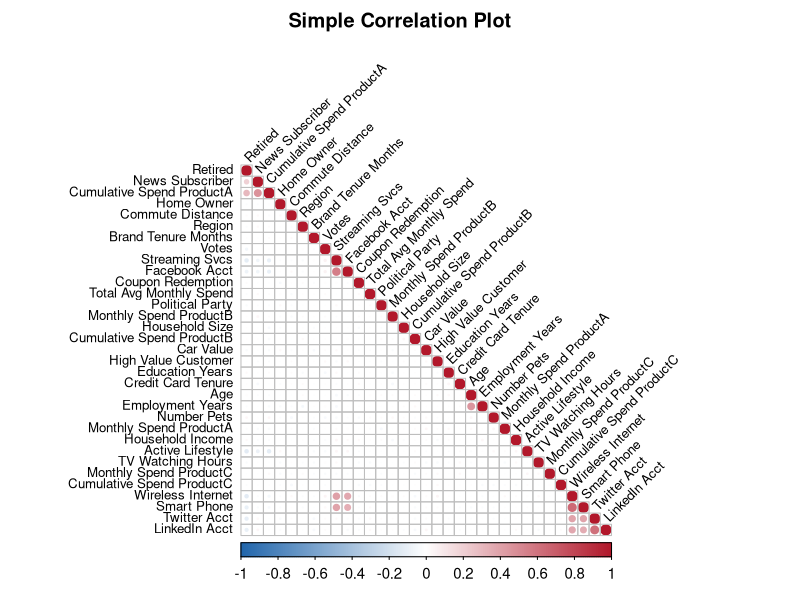

The R script that drew this image:
## ---- chunk 1
knitr::opts_chunk$set(echo = FALSE)
library(readxl)
library(ggplot2)
library(corrplot)
library(car)
customer_data <- read_excel("./outputs/26-04-16-20/customer_data_cleaned.xlsx")

# Convert columns that should be numeric but may be stored as text
numeric_cols <- c(
  "Region", "Age", "Education Years", "Employment Years", "Household Size",
  "Household Income", "Number Pets", "umber Pets", "Home Owner", "Car Value",
  "Commute Distance", "Credit Card Tenure", "TV Watching Hours",
  "Coupon Redemption", "Brand Tenure Months", "Monthly Spend ProductA",
  "Cumulative Spend ProductA", "Monthly Spend ProductB", "Cumulative Spend ProductB",
  "Monthly Spend ProductC", "Cumulative Spend ProductC", "Total Avg Monthly Spend",
  "High Value Customer"
)

numeric_cols <- intersect(numeric_cols, names(customer_data))

safe_numeric <- function(x) {
  as.numeric(gsub("[^0-9.-]", "", as.character(x)))
}

customer_data[numeric_cols] <- lapply(customer_data[numeric_cols], safe_numeric)
theme_set(theme_minimal(base_size = 12))
## ---- chunk 2
head(customer_data)
str(customer_data)
summary(customer_data)
sum(is.na(customer_data))
## ---- chunk 3
num_data <- customer_data[sapply(customer_data, is.numeric)]
corr_mat <- round(cor(num_data, use = "pairwise.complete.obs"), 3)
corr_mat
## ---- chunk 4
# Larger figure and adjusted text sizes to reduce crowding
corrplot(
  corr_mat,
  method = "circle",
  type = "lower",
  order = "hclust",
  tl.col = "black",
  tl.srt = 45,
  tl.cex = 0.8,       # label text size
  cl.cex = 0.9,       # color legend text size
  number.cex = 0.6,   # coefficient text size (if shown)
  addCoef.col = NULL, # hide numeric coefficients to avoid overlap
  col = colorRampPalette(c("#2166ac", "white", "#b2182b"))(200),
  mar = c(0, 0, 2, 0), # a bit more top margin for the title
  title = "Simple Correlation Plot"
)
## ---- chunk 5
# Top correlations with target variable for linear regression selection
target_var <- "Total Avg Monthly Spend"

target_corr <- cor(num_data, use = "pairwise.complete.obs")[, target_var]
target_corr <- target_corr[names(target_corr) != target_var]

top_corr <- data.frame(
  variable = names(target_corr),
  correlation = as.numeric(target_corr),
  abs_correlation = abs(as.numeric(target_corr))
)

top_corr <- top_corr[order(-top_corr$abs_correlation), ]
head(top_corr, 10)
## ---- chunk 6
# Automatic predictor filtering and logistic regression

# In R formulas, spaces cause problems, so this function wraps those names in backticks:
safe_name <- function(x) {
  if (grepl("^[A-Za-z0-9_.]+$", x)) x else paste0("`", x, "`")
}

#Here are the columns I want (Independent Vars)
model_vars <- c(
  "High Value Customer",
  "Total Avg Monthly Spend",
  "Household Income",
  "Age",
  "Household Size",
  "Home Owner",
  "Credit Card Tenure",
  "Brand Tenure Months",
  "Coupon Redemption",
  "Streaming Svcs",
  "Smart Phone",
  "Wireless Internet"
)
# Copy rows into new smaller dataframe
mod_data <- customer_data[ , model_vars]

# 3) Perfect separation checks
# This is one of the most important parts.
# 
# What is perfect separation?
# 
# It means one predictor can almost perfectly split the outcome.
# 
# Example:
# 
# everyone with X > 100 is a high-value customer
# everyone with X <= 100 is not
# 
# That sounds great, but in logistic regression it actually causes problems:
# 
# coefficients blow up
# model becomes unstable
# standard errors get weird
# 
# So the code searches for variables that separate 0s and 1s too perfectly, then drops them.
# 
# That’s why your output said:
# 
# Dropping perfect/separating vars: Total Avg Monthly Spend
# 
# That means this variable was almost too good at identifying the outcome.
sep_vars <- character()
for (nm in setdiff(names(mod_data), "High Value Customer")){
  x <- mod_data[[nm]]
  if (is.numeric(x)){
    a0 <- x[mod_data$`High Value Customer`==0]
    a1 <- x[mod_data$`High Value Customer`==1]
    if (length(na.omit(a0))>0 && length(na.omit(a1))>0){
      if (max(a0, na.rm=TRUE) < min(a1, na.rm=TRUE) || max(a1, na.rm=TRUE) < min(a0, na.rm=TRUE)){
        sep_vars <- c(sep_vars, nm)
      }
    }
  } else {
    tbl <- table(x, mod_data$`High Value Customer`)
    if (nrow(tbl)>0 && any(apply(tbl,1,function(r) r[1]==0 || r[2]==0))) sep_vars <- c(sep_vars, nm)
  }
}
if (length(sep_vars)>0){ cat("Dropping perfect/separating vars:", paste(unique(sep_vars), collapse=", "), "\n"); mod_data <- mod_data[ , !(names(mod_data) %in% sep_vars), drop=FALSE] }

# 4) High pairwise correlation among numerics (>0.9): drop the lower-variance member
# This checks for multicollinearity.
# 
# That means:
# 
# two predictors are telling almost the same story
# 
# Example:
# 
# Credit Card Tenure and Brand Tenure Months might move together a lot
# 
# If two variables correlate above 0.9, the code drops one of them.
# Because highly correlated predictors can:
# 
# make coefficients unstable
# inflate standard errors
# make interpretation messy
# 
# The code keeps the one with higher variance and drops the other.
# 
# That’s why your output said:
# 
# Dropping highly correlated numeric vars: Credit Card Tenure
num_idx <- sapply(mod_data, is.numeric)
num_idx["High Value Customer"] <- FALSE
num_names <- names(mod_data)[num_idx]
if (length(num_names)>1){
  cor_mat <- cor(mod_data[ , num_names], use="pairwise.complete.obs")
  high_pairs <- which(abs(cor_mat) > 0.9 & abs(cor_mat) < 1, arr.ind=TRUE)
  drop_cols <- character()
  if (nrow(high_pairs)>0){
    for (i in seq_len(nrow(high_pairs))){
      a <- rownames(cor_mat)[high_pairs[i,1]]
      b <- colnames(cor_mat)[high_pairs[i,2]]
      var_a <- var(mod_data[[a]], na.rm=TRUE); var_b <- var(mod_data[[b]], na.rm=TRUE)
      drop_cols <- c(drop_cols, ifelse(var_a < var_b, a, b))
    }
    drop_cols <- unique(drop_cols)
    cat("Dropping highly correlated numeric vars:", paste(drop_cols, collapse=", "), "\n")
    mod_data <- mod_data[ , !(names(mod_data) %in% drop_cols), drop=FALSE]
  }
}


# Final model fit
terms <- setdiff(names(mod_data), "High Value Customer")
if (length(terms)==0) stop('No predictors remain after automatic filtering.')
terms_safe <- vapply(terms, safe_name, character(1))
formula_terms <- paste(terms_safe, collapse = " + ")
logit_formula <- as.formula(paste(safe_name("High Value Customer"), "~", formula_terms))
logit_model <- glm(logit_formula, data = mod_data, family = binomial(), na.action = na.omit)

summary(logit_model)
# In logistic regression, coefficients are in log-odds, which are hard to interpret.
# 
# So this converts them to odds ratios, which are easier.
# 
# Example:
# 
# coefficient = 1.077
# odds ratio = exp(1.077) ≈ 2.94
# Smart Phone → Odds Ratio ≈ 2.94
# 
# People with smartphones are about 2.94 times more likely to be high-value customers
# Odds Ratio = 2.94  
# CI = [2.10, 4.10]
# 
# We are 95% (confint R func convention) confident the true odds ratio is between 2.10 and 4.10
odds <- exp(coef(logit_model))
ci <- tryCatch(exp(confint(logit_model)), error = function(e) matrix(NA, nrow=length(odds), ncol=2))
odds_table <- data.frame(Estimate = coef(logit_model), OddsRatio = odds, CI_low = ci[,1], CI_high = ci[,2])
print(odds_table)
null_dev <- logit_model$null.deviance
resid_dev <- logit_model$deviance
pseudo_r2 <- 1 - resid_dev/null_dev
cat("Pseudo R-squared:", round(pseudo_r2, 4), "\n")
cat("Observations used:", length(logit_model$fitted.values), "\n")
